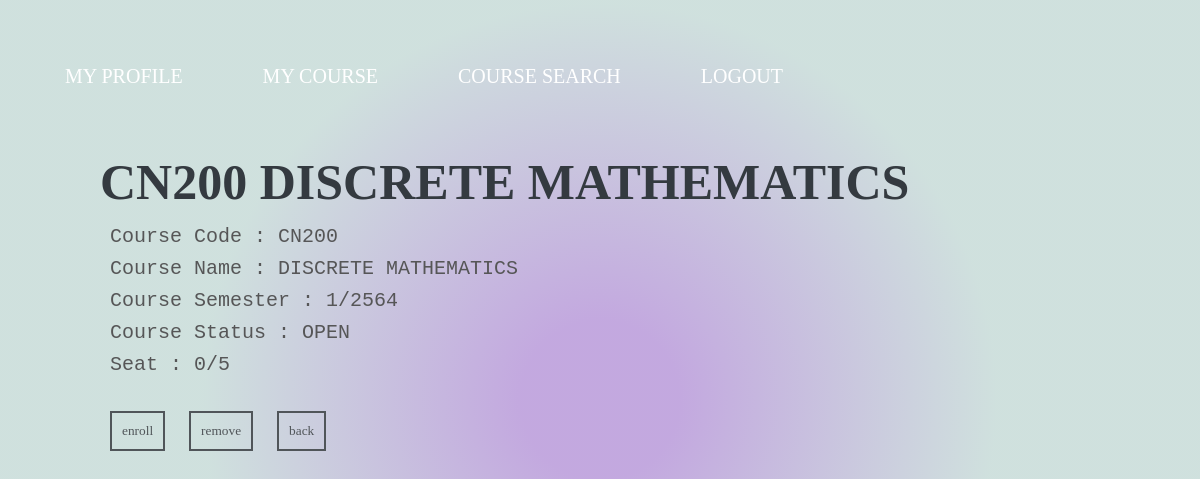
/regs/2, run on the app's committed database.
### regs/models.py (models this page shows, shortened)
class Reg(models.Model):
    SEMESTER = (('1', '1'), ('2','2'))
    class Status(models.IntegerChoices):
        Open = 1
        Close = 2
    course_status = models.IntegerField(choices = Status.choices)
    course_code = models.CharField(max_length=5)
    course_name = models.CharField(max_length=128)
    course_semester = models.CharField(max_length=200, choices = SEMESTER)
    course_quota = models.IntegerField()
    students = models.ManyToManyField(User, blank=True, related_name ="user_student")

### regs/views.py (the view)
# urls.py: path('<int:reg_id>', views.reg, name="reg"),
def reg(request, reg_id):
    reg = get_object_or_404(Reg, pk=reg_id)
    return render(request, "regs/reg.html",{
        "reg": reg,
        "student": reg.students.all(),
        "count": reg.students.all().count(),
    })

### regs/templates/regs/reg.html (shortened to what this page needs)
{% extends "regs/layout.html" %}
{% load static %}
{% block body %}
<link rel="stylesheet" type="text/css" href="{% static '/css/courseinfo_styles.css' %}">
<h1>{{ reg.course_code }} {{ reg.course_name }}</h1>
<div class="info">
    <p>Course Code : {{ reg.course_code }} </p>
    <p>Course Name : {{ reg.course_name }} </p>
    <p>Course Semester : {{ reg.course_semester }}/<script>document.write( new Date().getFullYear()+543 );</script></p>
    {% if reg.course_status == 1 %}
        <p>Course Status : OPEN </p>
    {% endif %}
    <p>Seat : {{ count }}/{{ reg.course_quota }}</p>
</div>
<div class="allbtn">
    {% if count == reg.course_quota %}
        <button><a class="regbtn" href="{% url 'regs:index' %}" onclick="CourseFull()">enroll</a></button>
    {% else %}
        <button><a class="regbtn" href="{% url 'regs:book' reg.id %}">enroll</a></button>
    {% endif %}
    <button><a class="regbtn" href="{% url 'regs:remove' reg.id %}" onclick="NotYet()">remove</a></button>
    <button><a class="regbtn" href="{% url 'regs:index' %}">back</a></button>
</div>
{% endblock %}

### regs/static/css/nav.css (style rules this page uses)
* { margin:0; padding:0; }

### regs/static/css/courseinfo_styles.css (style rules this page uses)
* { box-sizing:border-box; overflow: hidden; margin: auto; }
body { background: rgb(153,108,201); background: radial-gradient(circle, rgba(153,108,201,0.5891398795846463) 11%, rgba(105,159,150,0.31743119611125703) 55%); height: 100vh; margin: auto; }
h1 { font-size: 50px; margin-left: 100px; animation: 3s slidein_left; color: #343A40; }
p { font-size: 20px; margin-left: 110px; line-height: 1.6; animation: 2.6s slidein_up; }
.info { margin-top: 10px; font-family: monospace; color: #565657; }
button { margin-left: 20px; background-color: Transparent; border: 2px solid #505559; cursor:pointer; overflow: hidden; padding: 10px 10px; }
.regbtn { text-decoration: none; text-align: center; color: #505559; font-family: serif; }
.allbtn { margin-top: 30px; margin-left: 90px; }

### data on the page
Reg: course_code "CN200", course_name "DISCRETE MATHEMATICS", course_semester "1", course_quota "5"

### other printed values
{{ count }} "0"
